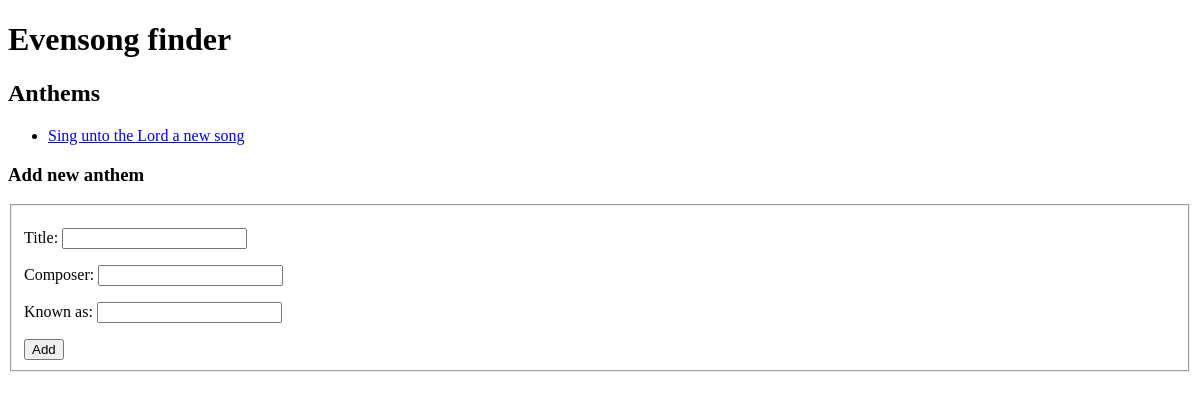
The page /services/anthems/ on the database as committed earlier.
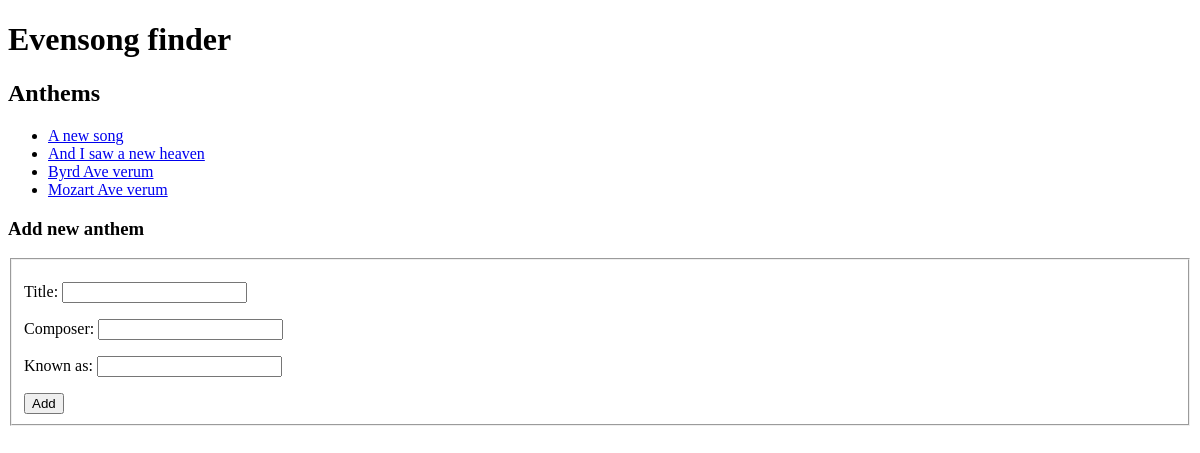
The same page on the database as committed later.
### services/models.py (models this page shows, shortened)
class Anthem(models.Model):
    title = models.CharField(max_length=255)
    composer = models.ForeignKey(Musician, on_delete=models.CASCADE)
    knownAs = models.CharField(max_length=255, blank=True, null=True)
    def __str__(self):
        return self.knownAs if self.knownAs != "" and self.knownAs is not None else self.title

### services/views.py (the view)
# urls.py: path("anthems/", views.anthemList, name="anthemList"),
def anthemList(request):
    anthems = Anthem.objects.all().order_by("title", "composer__knownAs")
    template = loader.get_template("services/pages/anthemList.html")
    context = {"anthems": anthems, "heading": "Anthems"}
    return HttpResponse(template.render(context, request))

### services/templates/services/pages/anthemList.html
{% extends "services/base.html" %}
{% block content %}
    {% if heading %}
        <h2>{{ heading }}</h2>
    {% endif %}
    {% include "services/components/anthemList.html" with anthems=anthems %}
    {% include "services/components/anthemAdd.html" %}
{% endblock %}

### services/templates/services/components/anthemList.html
{% if anthems %}
<ul>
    {% for anthem in anthems %}
    <li><a href="/services/anthems/{{ anthem.id }}/">{{ anthem }}</a></li>
    {% endfor %}
</ul>
{% else %}
<p>No anthems found.</p>
{% endif %}

Rows that differ between the two databases and show on the page:
changed Anthem: knownAs+title "Sing unto the Lord a new song" → "A new song"
added Anthem: knownAs+title "And I saw a new heaven"
added Anthem: knownAs "Byrd Ave verum"
added Anthem: knownAs "Mozart Ave verum"
